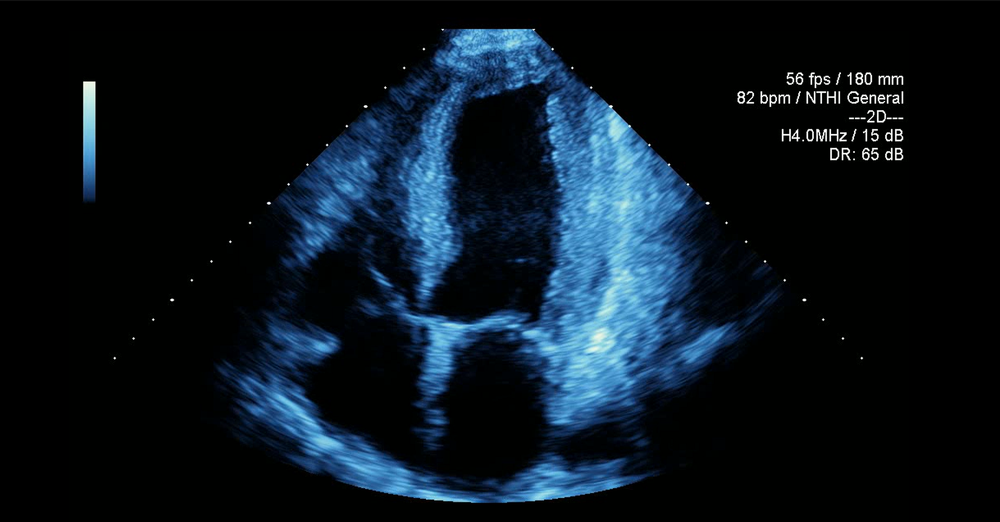
#> input picture imgs/screenshot1.png, 1000 x 522 px, shrunk from 2109 x 1101 before the run, found by its file name
$ python masking.py
#> lines starting #> are read from the running program, lines starting #| are printed output that depends on the picture; after the words box and inside, x2 and y2 are one past the last pixel; in counts of white or black regions, pixels touching at a corner belong together
import cv2
import numpy as np

# Read the image
img = cv2.imread('imgs/screenshot1.png')
#> img is the input picture: shape (522, 1000, 3); mean B, G, R 31.9, 22.2, 10.9

# Convert to grayscale
gray = cv2.cvtColor(img, cv2.COLOR_BGR2GRAY)
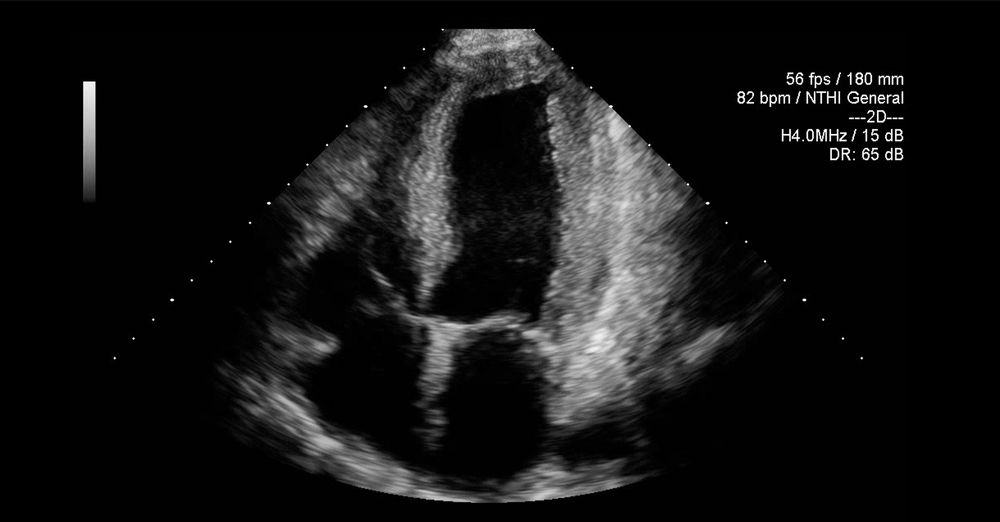
#> gray: shape (522, 1000); min 0, max 255, mean 20.1

# Apply Gaussian blur
blurred = cv2.GaussianBlur(gray, (5, 5), 0)

# Perform Canny edge detection
edges = cv2.Canny(blurred, 50, 150)
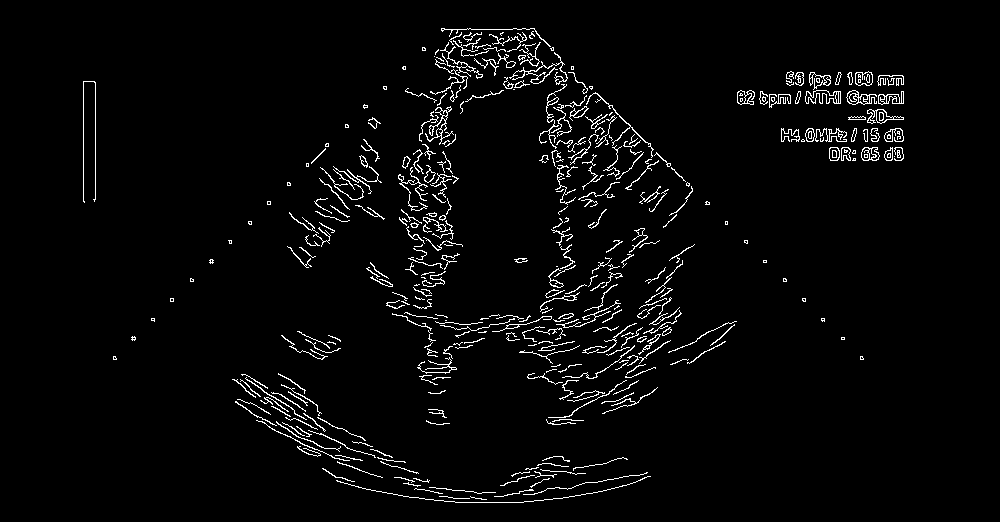
#> edges: shape (522, 1000); 3.2% white in thin lines or dots, all inside (x1, y1, x2, y2) = (83, 28, 904, 503)
cv2.imwrite('imgs/edges.png', edges)

# Use morphological operations to close the gaps between edge segments
kernel = np.ones((5, 5), np.uint8)
edges = cv2.dilate(edges, kernel, iterations=2)
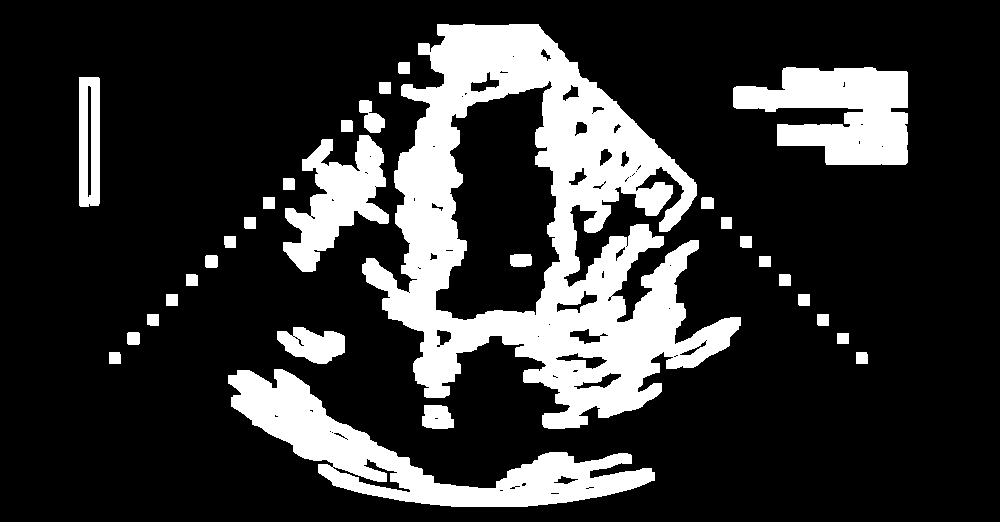
#> edges: shape (522, 1000); 20.4% white; 31 white regions, largest, box (x1, y1, x2, y2) and area: (362, 24, 741, 429) 62219, (228, 369, 655, 507) 17442, (733, 67, 908, 165) 11265
edges = cv2.erode(edges, kernel, iterations=1)
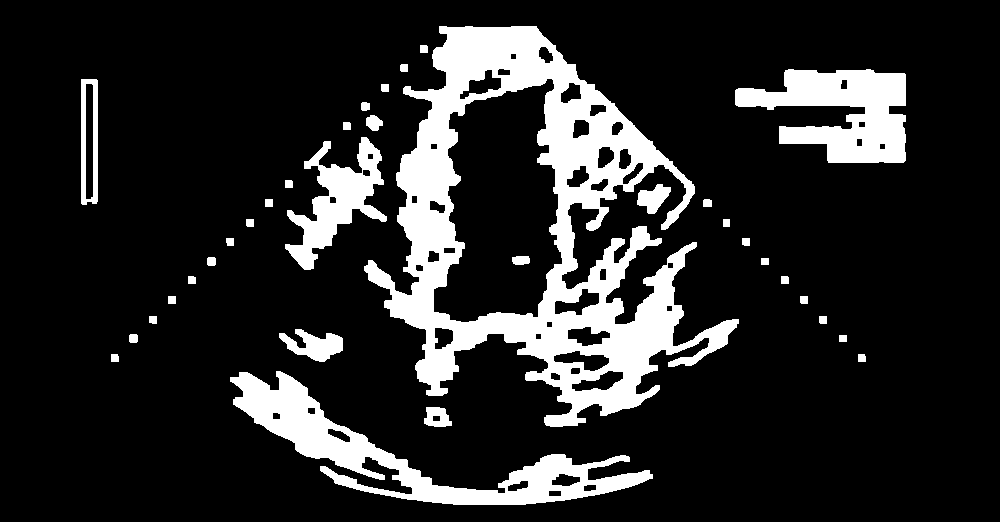
#> edges: shape (522, 1000); 15.7% white; 34 white regions

# Find contours
contours, _ = cv2.findContours(edges, cv2.RETR_EXTERNAL, cv2.CHAIN_APPROX_SIMPLE)
#> contours = 33 contours; largest, box (x1, y1, x2, y2) and area: (364, 26, 739, 427) 74363, (230, 371, 653, 505) 13408, (735, 69, 906, 163) 9285, (285, 137, 387, 270) 5004, (81, 79, 98, 205) 1976

# Draw contours on a blank image
contour_img = np.zeros_like(gray)
cv2.drawContours(contour_img, contours, -1, (255, 255, 255), thickness=cv2.FILLED)
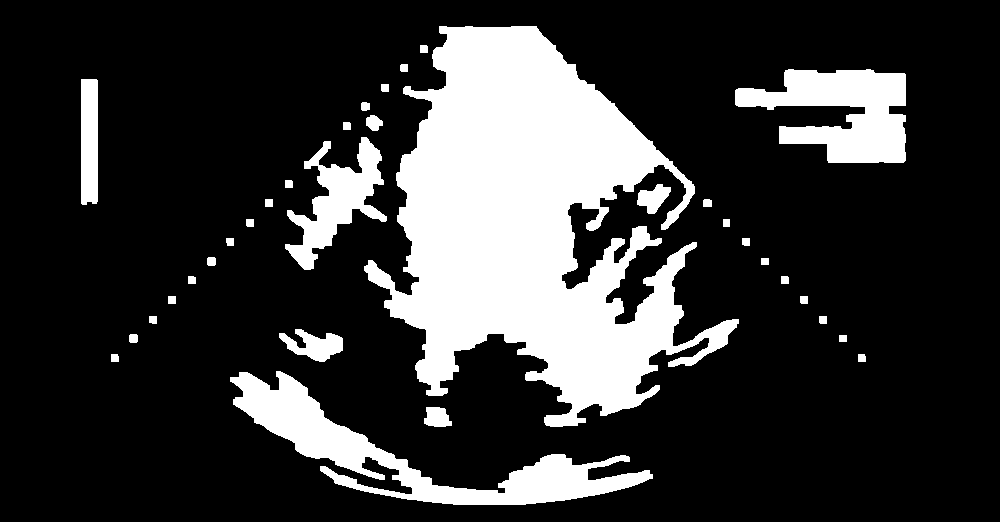
#> contour_img: shape (522, 1000); 21.2% white; 33 white regions, largest, box (x1, y1, x2, y2) and area: (364, 26, 739, 427) 75799, (230, 371, 653, 505) 14108, (735, 69, 906, 163) 9657

# Apply mask
mask = np.zeros_like(img)
mask[contour_img == 255] = img[contour_img == 255]
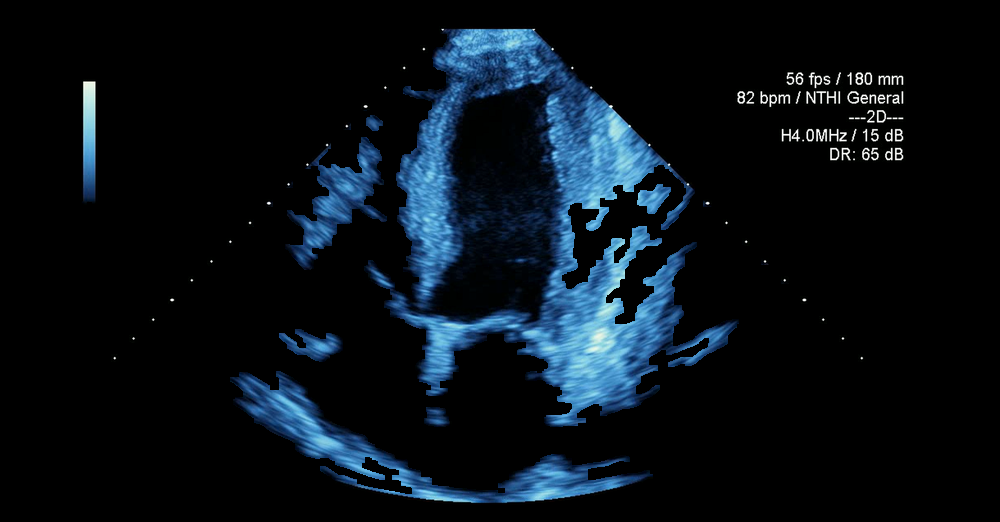
#> mask: shape (522, 1000, 3); mean B, G, R 24, 16.8, 8.7

# Write the mask to a BMP file
cv2.imwrite('imgs/mask.bmp', mask)

# Display the result
cv2.imshow('Detected Fan-shaped Region', mask)
cv2.waitKey(0)
cv2.destroyAllWindows()
